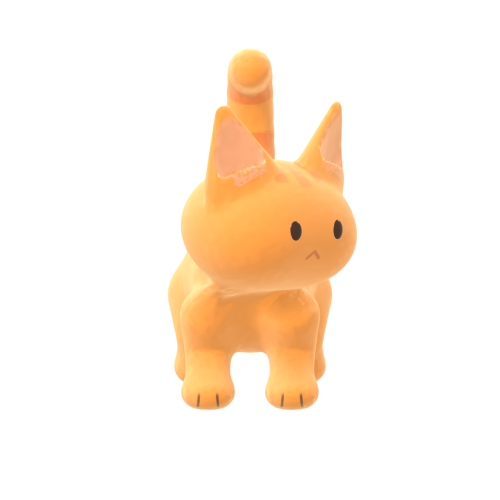
#> input picture outputs/web-tuanzi-balance-review/rejected-version/renders/pose-head-turn-front.png, 1000 x 1000 px, given in place of idle-front.png, which was not available (shown at 1/2 size)
$ python assemble_review.py
#> lines starting #> are read from the running program, lines starting #| are printed output that depends on the picture
"""把 Blender 同机位渲染拼成前后对照，复制量测并记录最终文件哈希。"""
import hashlib
import json
from pathlib import Path

from PIL import Image, ImageDraw, ImageFont

ROOT = Path(__file__).resolve().parents[2]
renders = ROOT / "assets/tuanzi-3d/renders"
out = ROOT / "outputs/web-tuanzi-refinement-review"
out.mkdir(parents=True, exist_ok=True)
font = ImageFont.truetype("/System/Library/Fonts/STHeiti Light.ttc", 24)
canvas = Image.new("RGB", (1440, 1040), (246, 241, 229))
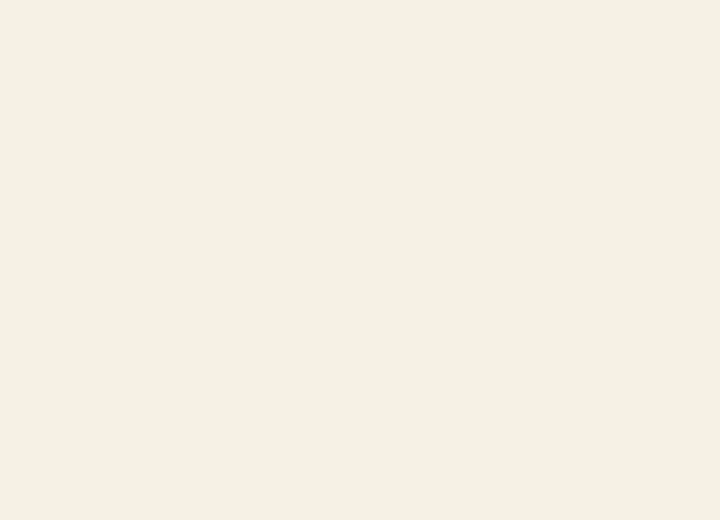
#> canvas: PIL image 1440x1040 RGB (shown at 1/2 size); mean R, G, B 246, 241, 229
draw = ImageDraw.Draw(canvas)
for row, label in enumerate(("before", "after")):
    for col, (pose, view, caption) in enumerate((("idle", "front", "正面"), ("idle", "three-quarter", "四分之三侧"), ("sit_idle", "three-quarter", "坐姿"))):
        image = Image.open(renders / label / f"{pose}-{view}.png").convert("RGBA").resize((480, 480), Image.Resampling.LANCZOS)
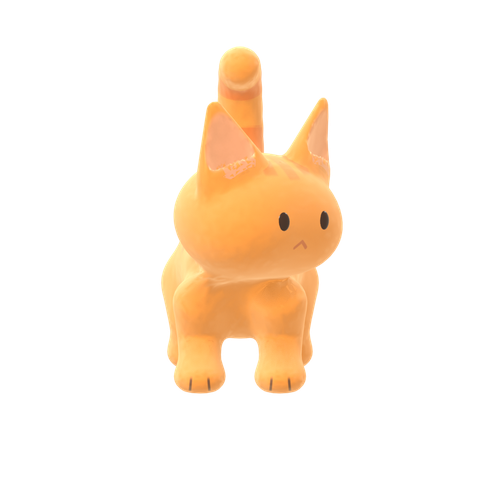
#> image: PIL image 480x480 RGBA; mean R, G, B, A 45.2, 32.2, 18.6, 44.4; transparent parts drawn white
        canvas.paste(image, (col * 480, row * 520 + 40), image)
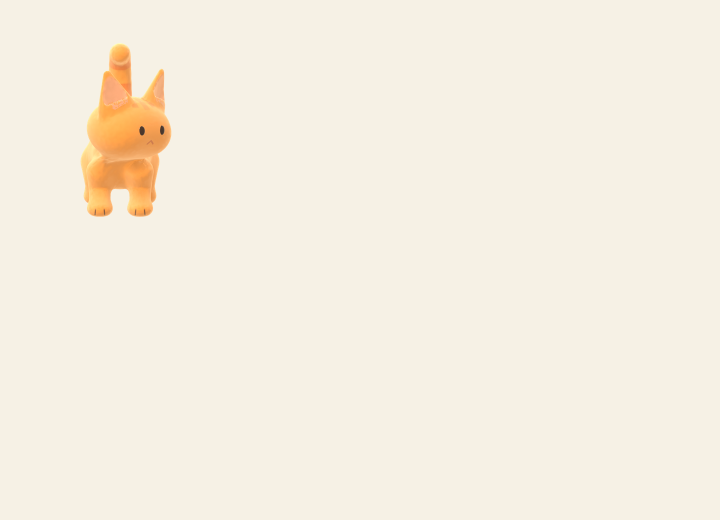
#> canvas: PIL image 1440x1040 RGB (shown at 1/2 size); mean R, G, B 246, 239.2, 225.5
#> (the run stopped early here; a loop or call above may not have finished)
